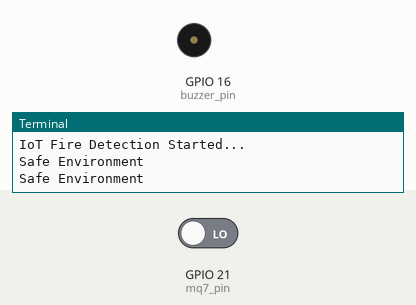
Recording of a program running on a simulated Raspberry Pi (BCM pin numbers). Shown: buzzer (waves = sounding, pin HIGH), the last lines printed to the terminal. Inputs (shaded band) come from the test bench; at power-on: GPIO 21 (mq7_pin) LOW.

Above: at 1.2 s.
1.3 s: GPIO 21 (mq7_pin) driven HIGH
At 2.7 s:
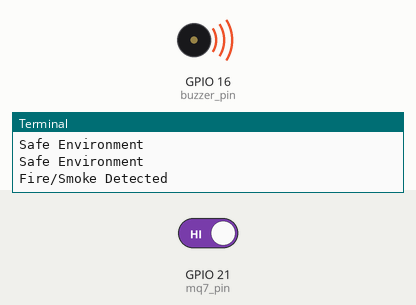
3.5 s: GPIO 21 (mq7_pin) driven LOW
At 4.5 s:
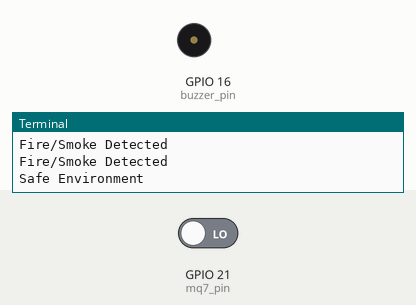
Timing chart, 0 to 6.5 s (numbered marks = the images above; inputs shaded):
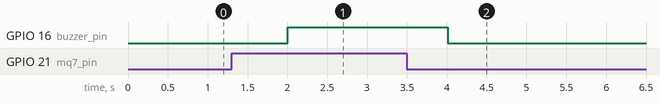

The program:

R56._IoT_Fire_Detection___Alert_System.py
```python
"""
Components Used:
1. Raspberry Pi
2. MQ7 Gas Sensor (Digital Output)
3. Buzzer
4. Blynk App
5. Jumper Wires
"""

import time
import RPi.GPIO as gpio
from BlynkLib import Blynk

# ---------------- Blynk Setup ----------------
BLYNK_AUTH = 'your_blynk_auth_token'  # Replace with your Blynk auth token
blynk = Blynk(BLYNK_AUTH, server="blynk.cloud", port=80)  # Initialize Blynk connection

# ---------------- GPIO Setup ----------------
gpio.setmode(gpio.BCM)  # Use BCM pin numbering

mq7_pin = 21      # GPIO pin connected to MQ7 sensor (digital output)
buzzer_pin = 16   # GPIO pin connected to buzzer

# Set pin modes
gpio.setup(mq7_pin, gpio.IN)      # MQ7 sensor as input
gpio.setup(buzzer_pin, gpio.OUT)  # Buzzer as output

# ---------------- Main Loop ----------------
try:
    print("IoT Fire Detection Started...")

    while True:
        # Read value from MQ7 sensor (1 = smoke detected, 0 = clean air)
        smoke = gpio.input(mq7_pin)

        if smoke == 1:
            # Smoke detected → turn ON buzzer and send alert
            gpio.output(buzzer_pin, gpio.HIGH)
            print("Fire/Smoke Detected")

            # Send alert status to Blynk
            blynk.virtual_write(1, 1)          # V1 → LED/Indicator ON
            blynk.virtual_write(2, "FIRE ALERT")  # V2 → Display message

        else:
            # No smoke → turn OFF buzzer and send safe status
            gpio.output(buzzer_pin, gpio.LOW)
            print("Safe Environment")

            # Update Blynk with safe status
            blynk.virtual_write(1, 0)       # V1 → LED OFF
            blynk.virtual_write(2, "Safe")  # V2 → Display message

        blynk.run()      # Handle Blynk communication
        time.sleep(1)    # Delay to avoid rapid updates

except KeyboardInterrupt:
    # Safe shutdown when program is stopped
    gpio.output(buzzer_pin, gpio.LOW)  # Turn OFF buzzer
    gpio.cleanup()                     # Reset GPIO pins
    print("Exiting...")
```

Measured:
- after the input at 1.3 s, GPIO 16 (buzzer_pin): LOW → HIGH after 0.71 s
- after the input at 3.5 s, GPIO 16 (buzzer_pin): HIGH → LOW after 0.51 s
